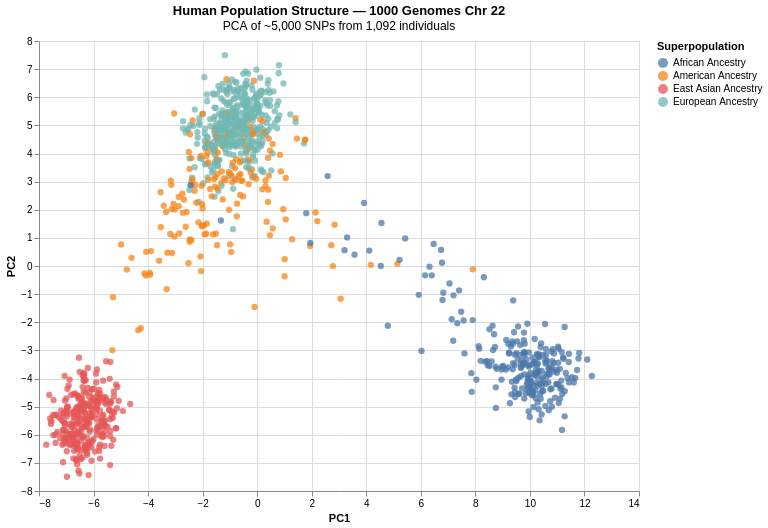

This figure's notebook cell:
### Markdown cell above
## 6 - The Headline Figure: PCA by Superpopulation

### Code cell
chart_super = alt.Chart(df_plot).mark_circle(size=40, opacity=0.75).encode(
    x=alt.X('PC1:Q', title='PC1'),
    y=alt.Y('PC2:Q', title='PC2'),
    color=alt.Color('Superpopulation name:N',
        scale=alt.Scale(scheme='tableau10'),
        legend=alt.Legend(title='Superpopulation')),
    tooltip=['Sample:N', 'Population name:N', 'Superpopulation name:N']
).properties(
    title={'text': 'Human Population Structure — 1000 Genomes Chr 22',
           'subtitle': 'PCA of ~5,000 SNPs from 1,092 individuals'},
    width=600, height=450
).interactive()  # enables pan and zoom

chart_super.save('/Users/tim/bioinformatics-portfolio/01b-genes-and-geography/results/figures/pca_superpopulation.html')
chart_super

### Figure 1 — Vega-Lite specification as saved in the notebook (floating-point values rounded to 4 significant figures; data arrays with more than 128 entries replaced by an {"elided": "..."} marker saying what was removed)
{"config": {"view": {"continuousWidth": 300, "continuousHeight": 300}}, "data": {"name": "data-18ffe64ea41b5d9e22cc71db017f0a37"}, "mark": {"type": "circle", "opacity": 0.75, "size": 40}, "encoding": {"color": {"field": "Superpopulation name", "legend": {"title": "Superpopulation"}, "scale": {"scheme": "tableau10"}, "type": "nominal"}, "tooltip": [{"field": "Sample", "type": "nominal"}, {"field": "Population name", "type": "nominal"}, {"field": "Superpopulation name", "type": "nominal"}], "x": {"field": "PC1", "title": "PC1", "type": "quantitative"}, "y": {"field": "PC2", "title": "PC2", "type": "quantitative"}}, "height": 450, "params": [{"name": "param_1e9efca18e7a2868", "select": {"type": "interval", "encodings": ["x", "y"]}, "bind": "scales"}], "title": {"text": "Human Population Structure — 1000 Genomes Chr 22", "subtitle": "PCA of ~5,000 SNPs from 1,092 individuals"}, "width": 600, "$schema": "https://vega.github.io/schema/vega-lite/v6.4.1.json", "datasets": {"data-18ffe64ea41b5d9e22cc71db017f0a37": {"elided": "1092 records"}}}
